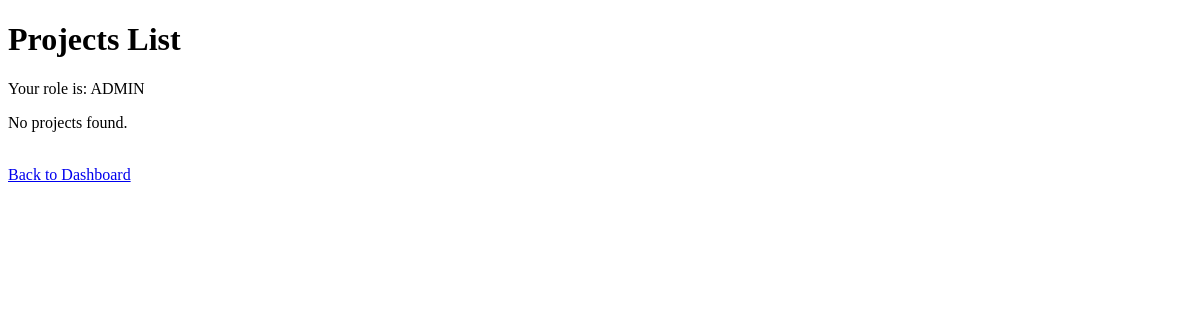
/projects/ (signed in), run on an earlier commit of the app's database.
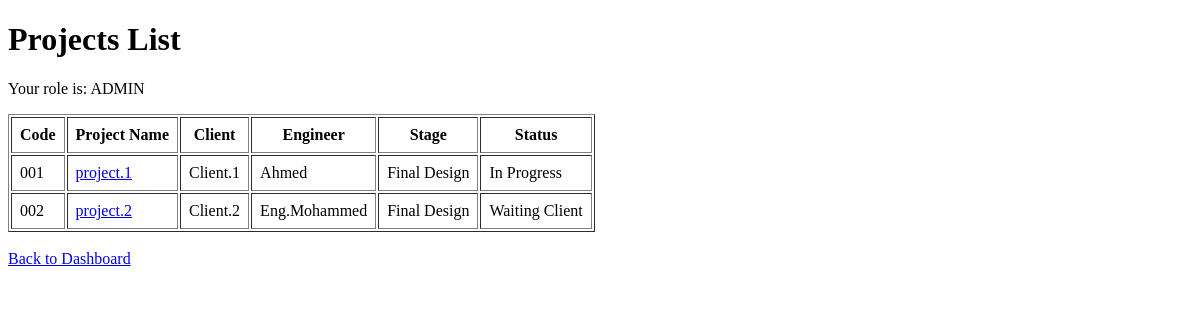
And on a later commit of the database.
### accounts/models.py (models this page shows)
class User(AbstractUser):
    class Role(models.TextChoices):
        ADMIN = 'ADMIN', 'Admin'
        ENGINEER = 'ENGINEER', 'Engineer'
        CLIENT = 'CLIENT', 'Client'
    role = models.CharField(
        max_length=20,
        choices=Role.choices,
        default=Role.CLIENT
    )

### projects/models.py (models this page shows, shortened)
class Project(models.Model):
    class Status(models.TextChoices):
        NEW = 'NEW', 'New'
        IN_PROGRESS = 'IN_PROGRESS', 'In Progress'
        WAITING_CLIENT = 'WAITING_CLIENT', 'Waiting Client'
        COMPLETED = 'COMPLETED', 'Completed'
        CANCELLED = 'CANCELLED', 'Cancelled'
    class Stage(models.TextChoices):
        PROJECT_REGISTERED = 'PROJECT_REGISTERED', 'Project Registered'
        REQUIREMENTS_COLLECTED = 'REQUIREMENTS_COLLECTED', 'Requirements Collected'
        SITE_VISIT = 'SITE_VISIT', 'Site Visit'
        CONCEPT_DESIGN = 'CONCEPT_DESIGN', 'Concept Design'
        CLIENT_REVIEW = 'CLIENT_REVIEW', 'Client Review'
        REVISIONS = 'REVISIONS', 'Revisions'
        FINAL_DESIGN = 'FINAL_DESIGN', 'Final Design'
        DRAWINGS_PREPARATION = 'DRAWINGS_PREPARATION', 'Drawings Preparation'
        MUNICIPALITY_SUBMISSION = 'MUNICIPALITY_SUBMISSION', 'Municipality Submission'
        APPROVAL_STAGE = 'APPROVAL_STAGE', 'Approval Stage'
        SUPERVISION_EXECUTION = 'SUPERVISION_EXECUTION', 'Supervision / Execution'
        COMPLETED = 'COMPLETED', 'Completed'
    project_name = models.CharField(max_length=200)
    project_code = models.CharField(max_length=50, unique=True)
    client = models.ForeignKey(Client, on_delete=models.CASCADE, related_name='projects')
    assigned_engineer = models.ForeignKey(
        Engineer,
        on_delete=models.SET_NULL,
        null=True,
        blank=True,
        related_name='projects'
    )
    project_type = models.CharField(max_length=100, blank=True, null=True)
    location = models.CharField(max_length=200, blank=True, null=True)
    start_date = models.DateField(blank=True, null=True)
    expected_end_date = models.DateField(blank=True, null=True)
    current_stage = models.CharField(
        max_length=50,
        choices=Stage.choices,
        default=Stage.PROJECT_REGISTERED
    )
    status = models.CharField(
        max_length=30,
        choices=Status.choices,
        default=Status.NEW
    )
    description = models.TextField(blank=True, null=True)
    created_at = models.DateTimeField(auto_now_add=True)

### clients/models.py (models this page shows)
class Client(models.Model):
    user = models.OneToOneField(
        settings.AUTH_USER_MODEL,
        on_delete=models.CASCADE,
        related_name='client_profile',
        blank=True,
        null=True
    )
    client_name = models.CharField(max_length=150)
    company_name = models.CharField(max_length=150, blank=True, null=True)
    phone = models.CharField(max_length=30)
    email = models.EmailField(blank=True, null=True)
    address = models.TextField(blank=True, null=True)
    is_active = models.BooleanField(default=True)
    created_at = models.DateTimeField(auto_now_add=True)
    def __str__(self):
        return self.client_name

### engineers/models.py (models this page shows)
class Engineer(models.Model):
    user = models.OneToOneField(
        settings.AUTH_USER_MODEL,
        on_delete=models.CASCADE,
        related_name='engineer_profile'
    )
    engineer_name = models.CharField(max_length=150)
    phone = models.CharField(max_length=30, blank=True, null=True)
    email = models.EmailField(blank=True, null=True)
    specialization = models.CharField(max_length=150, blank=True, null=True)
    is_active = models.BooleanField(default=True)
    created_at = models.DateTimeField(auto_now_add=True)
    def __str__(self):
        return self.engineer_name

### projects/views.py (the view)
# urls.py: path('', project_list_view, name='project_list'),
@login_required
def project_list_view(request):
    if request.user.role == 'ADMIN':
        projects = Project.objects.all()
    elif request.user.role == 'ENGINEER':
        projects = Project.objects.filter(
            assigned_engineer__user=request.user
        )
    elif request.user.role == 'CLIENT':
        projects = Project.objects.filter(
            client__user=request.user
        )
    else:
        projects = Project.objects.none()
    return render(request, 'projects/project_list.html', {
        'projects': projects
    })

### templates/projects/project_list.html (shortened to what this page needs)
<!DOCTYPE html>
<html>
<head>
</head>
<body>
    <h1>Projects List</h1>
    <p>Your role is: {{ request.user.role }}</p>
    {% if projects %}
        <table border="1" cellpadding="8">
            <tr>
                <th>Code</th>
                <th>Project Name</th>
                <th>Client</th>
                <th>Engineer</th>
                <th>Stage</th>
                <th>Status</th>
            </tr>
            {% for project in projects %}
                <tr>
                    <td>{{ project.project_code }}</td>
                    <td>
    <a href="{% url 'projects:project_detail' project.pk %}">
        {{ project.project_name }}
    </a>
</td>
                    <td>{{ project.client }}</td>
                    <td>{{ project.assigned_engineer }}</td>
                    <td>{{ project.get_current_stage_display }}</td>
                    <td>{{ project.get_status_display }}</td>
                </tr>
            {% endfor %}
        </table>
    {% else %}
        <p>No projects found.</p>
    {% endif %}
    <br>
    <a href="{% url 'accounts:dashboard' %}">Back to Dashboard</a>
</body>
</html>

What changed in the data, as far as the page shows it:
added Project: project_code "001", project_name "project.1", client "Client.1", assigned_engineer "Ahmed", current_stage "Final Design", status "In Progress"
added Project: project_code "002", project_name "project.2", client "Client.2", assigned_engineer "Eng.Mohammed", current_stage "Final Design", status "Waiting Client"
Also different on the page:
text no longer shown: "No projects found."
text now shown: "Code Project Name Client Engineer Stage Status"
